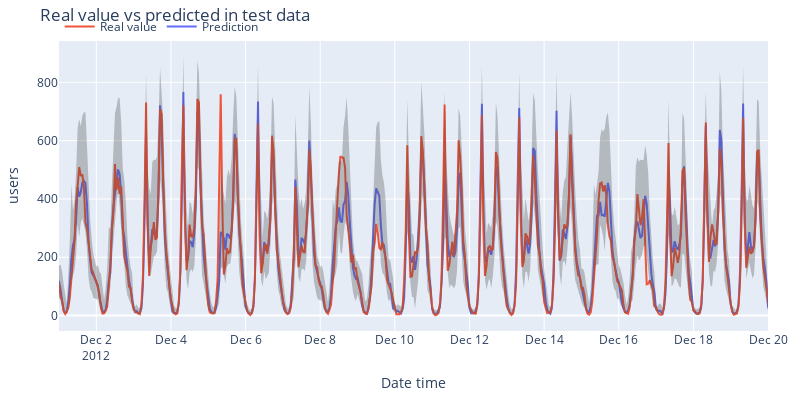

The notebook cell saved with this chart:
### Code cell
# Plot intervals (with zoom ['2012-12-01', '2012-12-20'])
# ==============================================================================
plot_predicted_intervals(
    predictions     = predictions,
    y_true          = data_test,
    target_variable = "users",
    initial_x_zoom  = ['2012-12-01', '2012-12-20'],
    title           = "Real value vs predicted in test data",
    xaxis_title     = "Date time",
    yaxis_title     = "users",
)

# Predicted interval coverage (on test data)
# ==============================================================================
coverage = empirical_coverage(
                y           = data.loc[end_validation:, 'users'],
                lower_bound = predictions["lower_bound"], 
                upper_bound = predictions["upper_bound"]
            )
print(f"Predicted interval coverage: {round(100*coverage, 2)} %")

# Area of the interval
# ==============================================================================
area = (predictions["upper_bound"] - predictions["lower_bound"]).sum()
print(f"Area of the interval: {round(area, 2)}")

### Figure 1 — Plotly figure (JSON) as saved in the notebook; plotly's stock layout.template omitted (floating-point values rounded to 4 significant figures; data arrays with more than 128 entries replaced by an {"elided": "..."} marker saying what was removed)
{"data": [{"mode": "lines", "name": "Prediction", "type": "scatter", "x": {"elided": "1080 str values"}, "y": {"elided": "1080 float values"}}, {"mode": "lines", "name": "Real value", "type": "scatter", "x": {"elided": "1080 str values"}, "y": {"elided": "1080 int values"}}, {"line": {"width": 0}, "marker": {"color": "#444"}, "mode": "lines", "name": "Upper Bound", "showlegend": false, "type": "scatter", "x": {"elided": "1080 str values"}, "y": {"elided": "1080 float values"}}, {"fill": "tonexty", "fillcolor": "rgba(68, 68, 68, 0.3)", "line": {"width": 0}, "marker": {"color": "#444"}, "mode": "lines", "name": "Lower Bound", "showlegend": false, "type": "scatter", "x": {"elided": "1080 str values"}, "y": {"elided": "1080 float values"}}], "layout": {"height": 400, "hovermode": "x", "legend": {"orientation": "h", "x": 0.001, "xanchor": "left", "y": 1.1, "yanchor": "top"}, "margin": {"b": 20, "l": 20, "r": 20, "t": 35}, "title": {"text": "Real value vs predicted in test data"}, "width": 800, "xaxis": {"range": ["2012-12-01", "2012-12-20"], "title": {"text": "Date time"}}, "yaxis": {"title": {"text": "users"}}}}
